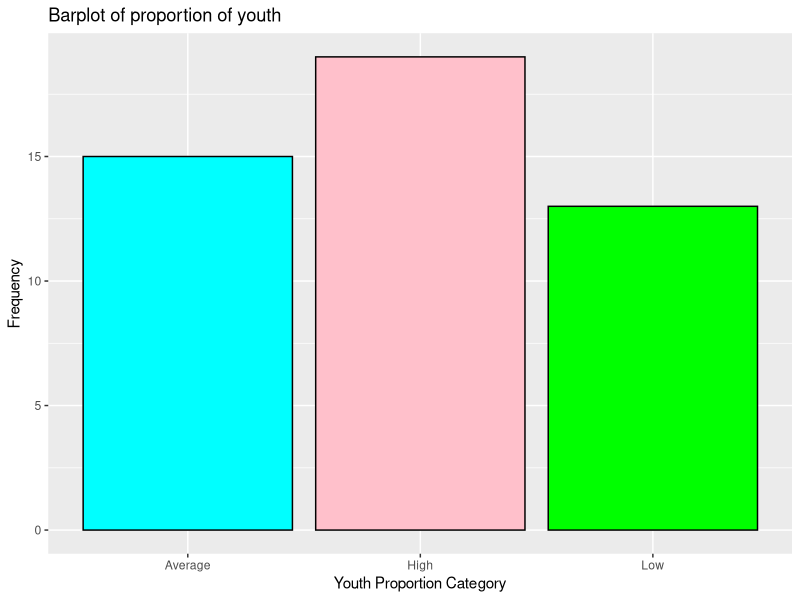
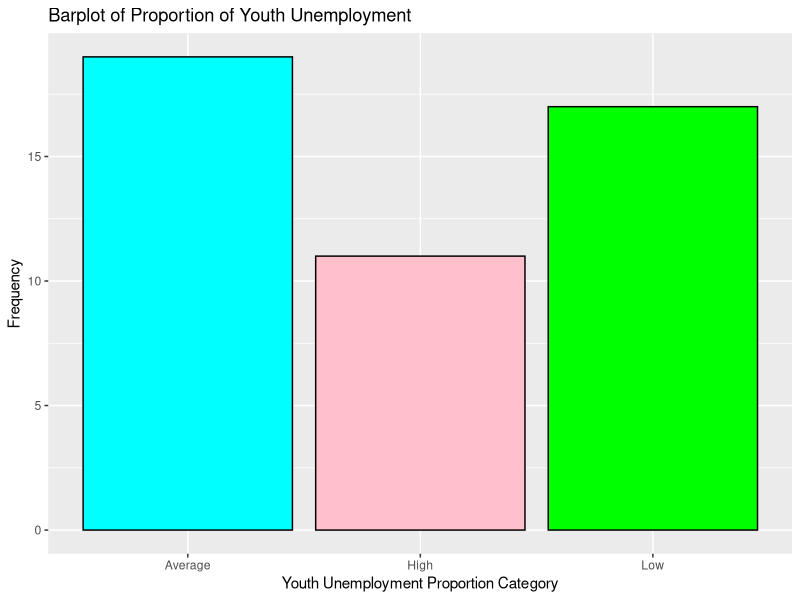
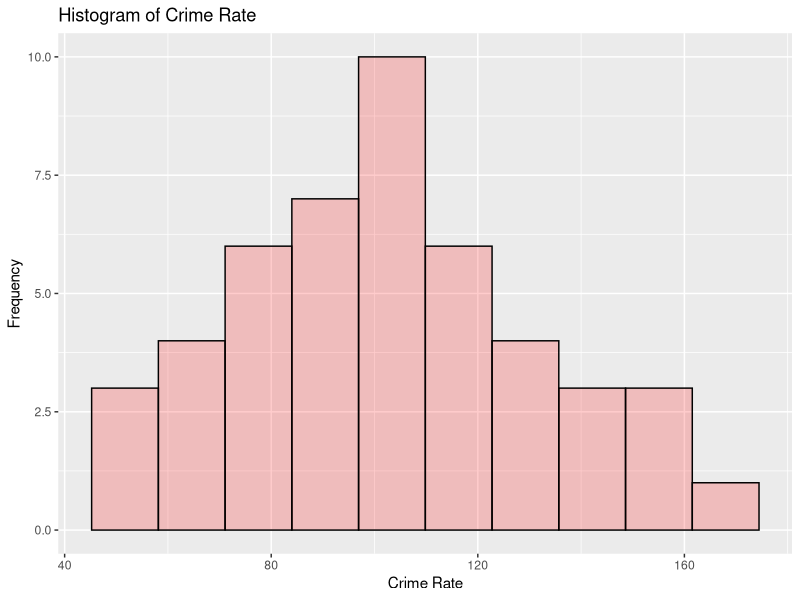
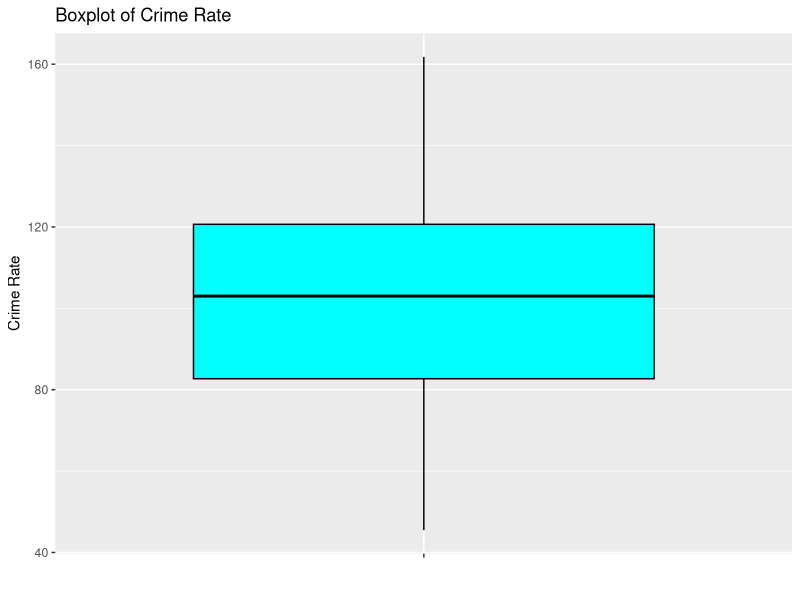
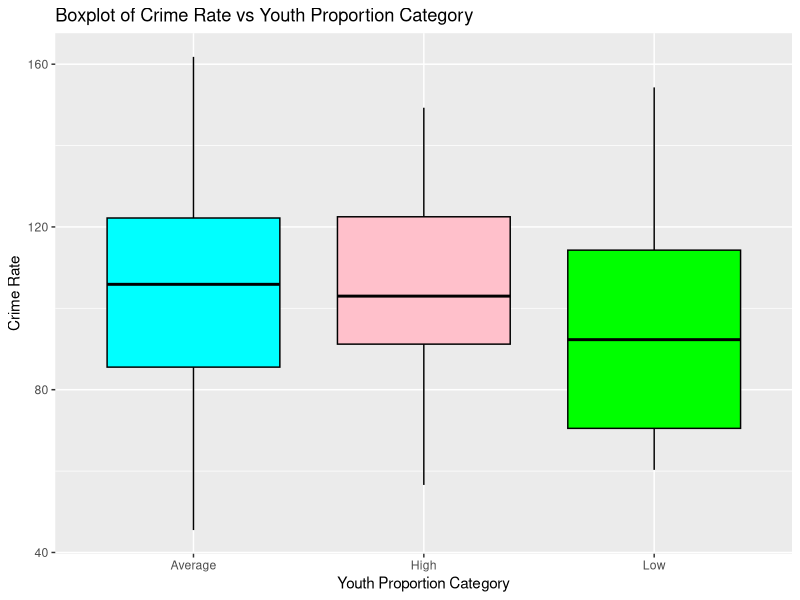
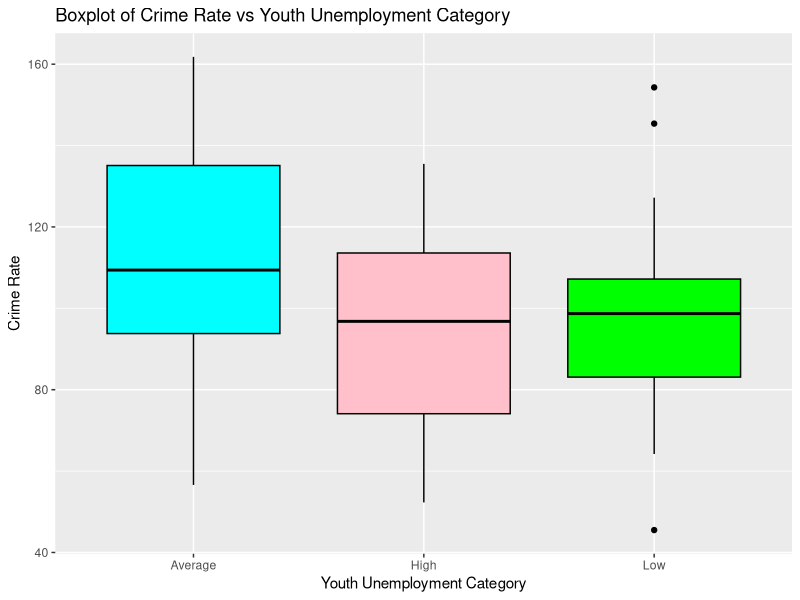

Here is the R script that generated these plots, in order: (Note: this script raises an error after producing the figures.)
#Your dataset is about crime rates across US states. 
#The variables in the your dataset are the following:
# Crime Rate (number of offences per million people)
#Youth (proportion of the youth in the population is similar to national average (average), 
    #lower than the national average (low) or higher than the national average (high)
#YouthUnemployment (proportion of unemployed youth is similar to the national average 
    #(average), lower than the national average (low) or 
    #higher than the national average (high)).
#You are expected to answer the following questions:
#1) Is there any relationship between the proportion of youth in the population 
    #and proportion of youth unemployment across the US states?
#2) Is there any relationship between the proportion of youth unemployed 
    #in each state and the crime rate?

setwd("D:/bilal's books 8/Lie Detector/Project")
data <- read.csv('stcp-Rdataset-Crime_modified.csv')
library(ggplot2)
#structure of the data
str(data)
unique(data$Youth)
unique(data$YouthUnemployment)
#There are three variables
#CrimeRate which is numerical
#Youth which is a factor and has 3 levels (Average,High,Low)
#YouthUnemployment which is a factor and also has 3 levels (Average,High,Low)
#Total number of rows are 47

#summary of the data
summary(data)
#The mean crime rate is 102.8
#The median is 103
#The min value is 45.5
#The max value is 161.8

sd(data$CrimeRate)
#The standard deviation of the data is 28.89327
range(data$CrimeRate)
#The range of the data is 45.5 - 161.8

getmode <- function(v) {
  uniqv <- unique(v)
  uniqv[which.max(tabulate(match(v, uniqv)))]
}

getmode(data$Youth) #High
getmode(data$YouthUnemployment) #Average

ggplot(data=data, aes(data$Youth)) + geom_bar(col='black',
fill=c('cyan','pink','green')) + labs( x='Youth Proportion Category',y='Frequency',
  title='Barplot of proportion of youth')
#The bar plot shows that the number of states having proportion of youth higher than average 
#is more than the rest.
#The number of states having proportion of youth lower than average is the least.
#Average:15
#High   :19 
#Low    :13

ggplot(data=data, aes(data$YouthUnemployment)) + geom_bar(col='black',
fill=c('cyan','pink','green')) + labs( x='Youth Unemployment Proportion Category',y='Frequency',
title='Barplot of Proportion of Youth Unemployment')
#The bar plot shows that the number of states having proportion of unemployed youth equal to national
#average is more than the rest.
#The number of states having proportion of unemployed youth higher than average is the least.
#Average:19
#High   :11 
#Low    :17 

ggplot(data=data, aes(data$CrimeRate)) + geom_histogram(col="black", 
        fill="red",alpha = .2,bins=10)+labs(x='Crime Rate',y='Frequency',title='Histogram of Crime Rate')
#hist(data$CrimeRate)

#The crime rate looks normally distributed with a very slight skew on the right

#confirming normality:
shapiro.test(data$CrimeRate) #p-value = 0.8508 so is normally distributed.

ggplot(data=data, aes(x="",data$CrimeRate)) + geom_boxplot(col='black', 
fill='cyan')+labs(x='',y='Crime Rate',title='Boxplot of Crime Rate')
#boxplot(data$CrimeRate, horizontal = TRUE,  
#        main="Crime Rate", col = "blue")

#The box plot of crime rate shows there are no outliers



ggplot(data=data, aes(data$Youth,data$CrimeRate)) + geom_boxplot(col=c('black'),
fill=c('cyan','pink','green'))+labs(x='Youth Proportion Category',y='Crime Rate',
title='Boxplot of Crime Rate vs Youth Proportion Category')
#The box plot of youth vs crime rate shows that the spread
#of crime rate compared to the proportion of youth in the states is more or less the same
#where the mean of crime rates in states of having lower average of youths is slightly
#lower than rest of the areas but the overall crime rate has more spread in this category.


ggplot(data=data, aes(data$YouthUnemployment,data$CrimeRate))  + geom_boxplot(col=c('black'),
  fill=c('cyan','pink','green'))+labs(x='Youth Unemployment Category',y='Crime Rate',
title='Boxplot of Crime Rate vs Youth Unemployment Category')
#The box plot of YouthUnemployment vs crime rate shows that the 
#mean of crime rates for states having average proportion of youth unemployment 
#is higher than the rest.
#The plot of lower proportion of youthUnemployment has three outliers. Two outliers are 
#at the upper end and one outlier is at the lower end of the plots.
#The mean crime rate for states having higher proportion of youthUnmployment 
#and the mean crime rate for states having lower proportion of youthUnemployment is same


#1) Is there any relationship between the proportion of youth in the population 
#and proportion of youth unemployment across the US states?

#We use chi-squared test if we want to find if there are patterns 
#between two sets of categorical variables


#when performing a Chi-sq test in R
#1) The input data is in the form of a table that contains the count value of the variables in the observation.

#2) We use chisq.test function to perform the chi-square test of independence in the native stats package in R.
# For this test, the function requires the contingency table to be in the form of a matrix. 
#Depending on the form of the data, to begin with, this can need an extra step, either combining vectors into a matrix or cross-tabulating the counts among factors in a data frame. 

#3)We use read.table and as.matrix to read a table as a matrix. 
#While using this, be careful of extra spaces at the end of lines. 
#Also, for extraneous characters on the table, as these can cause errors.


#Our null hypothesis is that there is no relationship between the proportion of youth in the population 
#and proportion of youth unemployment across the US states

#Our alternative hypothesis is that there is a relationship between the proportion of youth in the population 
#and proportion of youth unemployment across the US states

#1) Single random sample
#2) Large sample size.
# If a chi squared test is conducted on a sample with a smaller size, then the chi squared test will yield an inaccurate inference. 
#3)Adequate expected cell counts. 
#A common rule is 5 or more in all cells of a 2-by-2 table, 
#and 5 or more in 80% of cells in larger tables, but no cells with zero expected count.
#4)The observations are always assumed to be independent of each other. 

#Note: not sure if we Can do a chi-square because it's saying 
#approximation may be incorrect

#Plus 3 of the cells have count less than 5
#Plus sample size is small as if there are only 47 entries

z<-table(data$Youth, data$YouthUnemployment)
z
chisq.test(z, correct=FALSE)
#Note: Found a kind of solution on the internet
chisq.test(z, correct=FALSE,simulate.p.value = TRUE)

?chisq.test
#Since the p-value is greater than 0.05 therefore we donot reject the null hypothesis
#at the 95% confidence level and we can say that there is no relationship
# between the proportion of youth in the population 
#and proportion of youth unemployment across the US states

  
#2) Is there any relationship between the proportion of youth unemployed 
#in each state and the crime rate?

#We will use Anova to find out this relationship

#Our null hypothesis is the average crime rate 
#for all groups of proportions of youth Unemployed in each state is same.

#Our alternate hypothesis is the average crime rate 
#for all groups of proportions of youth Unemployed in each state is not same.


#One way analysis of variance extends the t-test by allowing us to compare continuous data between more than two groups. 

#Here are the asusmptions of a one-way analysis of variance
#1) Independence of observations – this is an assumption of the model that simplifies the statistical analysis.
#2) Normality – the data or the distributions of the residuals are normal.
#3) Equality (or "homogeneity") of variances, called homoscedasticity — the variance of data in groups should be the same.

#Each of the observations are from different states therefore they are assumed to be independent
bartlett.test(CrimeRate~YouthUnemployment,data=data)
#The null hypothesis of bartlett test is that all k population variances are equal
#The alternative is that at least two are different
#Since the p-value is 0.9491 we donot reject the null hypothesis and we say variances are equal

#The boxplot of Crime Rate vs Youth Unemployment Category shows that the overall spread is more or less same
#Furthermore, Crime Rate is normally distributed. 
#So the assumptions for anova hold 

crime.aov<- aov(CrimeRate~YouthUnemployment, data)
class(crime.aov)
#class.aov has the class "aov" and "lm"

typeof(crime.aov)
#the type of tyres.aov is a list

names(crime.aov)
#crime.aov contains different informations (approximately 13) 
#We can access each of them using tyres.aov$information_name 
#The information_name can be coefficients, residuals, effects, rank, model etc

summary(crime.aov)
#Since the p-value is 0.139 hence there is no difference in the average crime rate 
#for all groups of proportions of youth Unemployed in each state. 
#We donot reject the null hypothesis at a significance level of 0.05.

########################################################################################

#xbar+- z* psd/sqrt(n)
sd.p=function(x){sd(x)*sqrt((length(x)-1)/length(x))}
psd = sd.p(data$CrimeRate)
psd
xbar = mean(data$CrimeRate)
z = 1.96
n=length(data$CrimeRate)
n
error = z* psd/sqrt(n)
error + xbar
error - xbar
error


#alpha value
library(psych)
install.packages("psych")
cronbach.alpha(data)

plot(density(data$CrimeRate))



